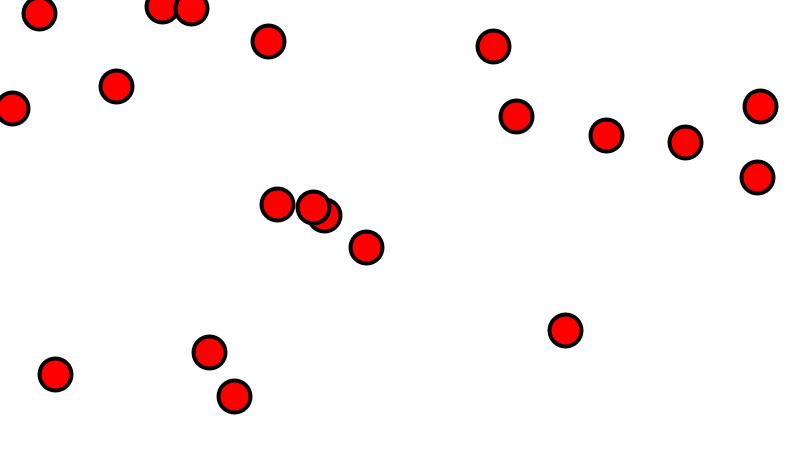
Frame 1 (no input)
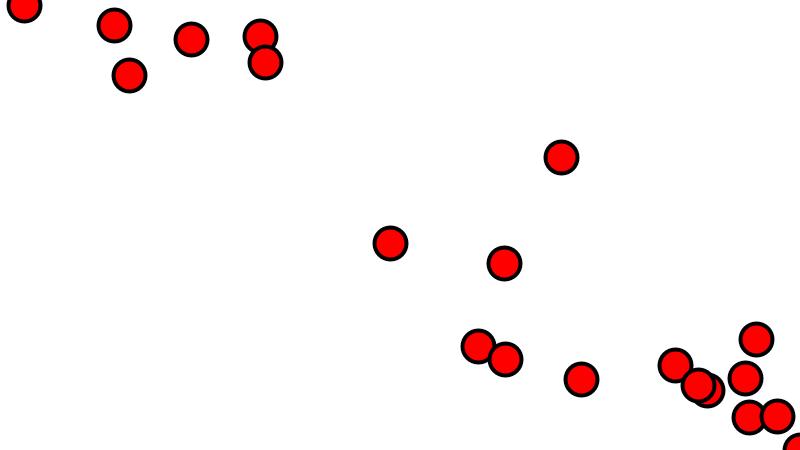
Frame 60 (the mouse pressed at the canvas centre just before this capture)
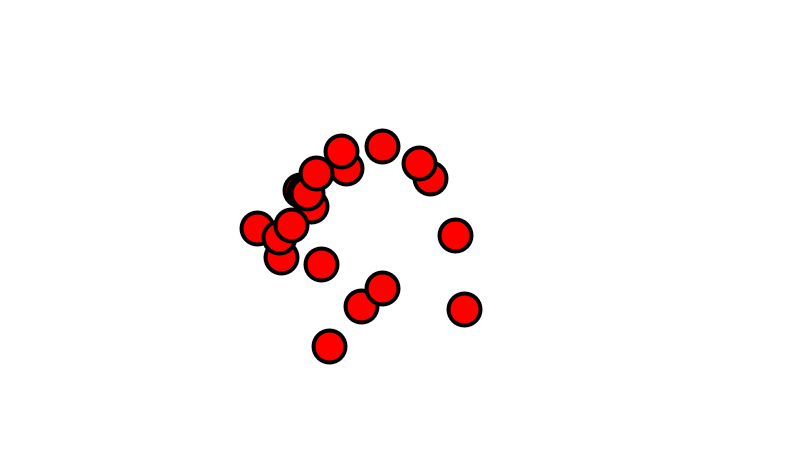
Frame 120 (the mouse held since frame 60 and released just before this capture)

The Processing sketch that drew these frames (run headless with seeded random() and noise(); from frame 60 on, the mouse is pressed at the canvas centre):

// Processing sketch: mouse_acceleration
// ── mouse_acceleration.pde
Mover[] movers = new Mover[20];

void setup() {
  size(800, 450);
  
  for (int i = 0; i < movers.length; i++) {
    movers[i] = new Mover(); 
  }
}

void draw() {
  background(255);
  
  for (int i = 0; i < movers.length; i++) {
    movers[i].update();
    movers[i].check_edges();
    movers[i].display();
  }
}

// ── Mover.pde
class Mover {
  PVector position;
  PVector velocity;
  PVector acceleration;
  
  float top_speed;
  float tx;
  float ty;
  
  Mover() {
    position = new PVector(random(width), random(height));
    velocity = new PVector(0, 0);
    
    top_speed = 10;
    tx = 0;
    ty = 10000;
  }
  
  void update() {
    PVector mouse = new PVector(mouseX, mouseY);
    PVector dir = PVector.sub(mouse, position);
    dir.normalize();
    dir.mult(0.5);
    
    acceleration = dir;
    
    velocity.add(acceleration);
    velocity.limit(top_speed);
    
    position.add(velocity);
  }
  
  void display() {
    stroke(0);
    strokeWeight(4);
    fill(255, 0, 0);
    ellipse(position.x, position.y, 32, 32);
  }
  
  void check_edges() {
    if (position.x > width) {
      position.x = 0;
    }
    else if (position.x < 0) {
      position.x = width;
    }
    
    if (position.y > height) {
      position.y = 0;
    }
    else if (position.y < 0) {
      position.y = height;
    }
  }
  
  void limit(float max) {
    if (max > velocity.mag()) {
      velocity.setMag(max);
    }
  }
}
